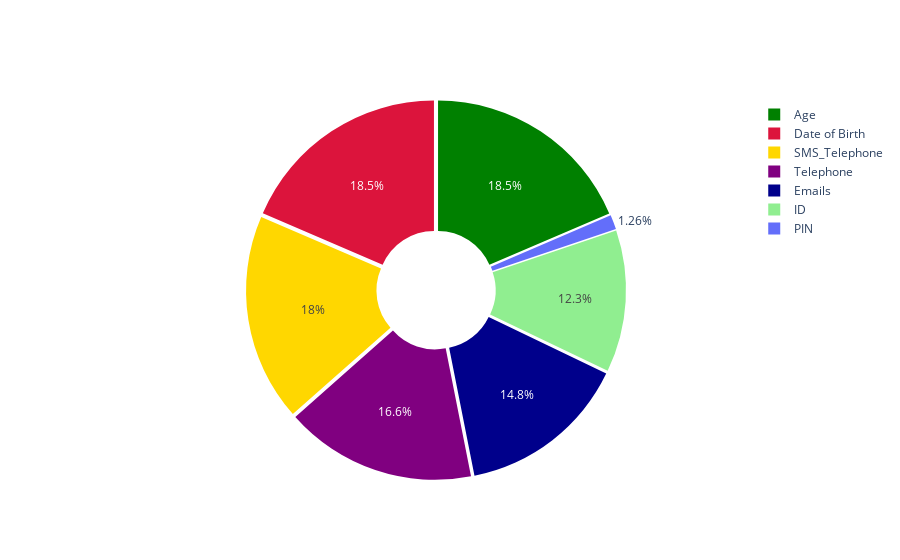

This figure's notebook cell:
### Markdown cell above
### invalids chart

### Code cell
labels = ['Emails', 'SMS_Telephone', 'Telephone', 'ID', 'PIN', 'Date of Birth', 'Age']
values = [(x * 100)/ num_of_clients for x in  invalids]
colors = ['darkblue', 'gold', 'purple', 'lightgreen', 'royalgreen', 'crimson', 'green']
#donut
fig = go.Figure(data=[go.Pie(
                             labels=labels, 
                             values=values, 
                             hole= 0.3, 
                             pull= 0.02, 
                             name='% Share of invalid data', 
                             marker_colors = colors)])
fig.show()

### Figure 1 — Plotly figure (JSON) as saved in the notebook; plotly's stock layout.template omitted (floating-point values rounded to 4 significant figures)
{"data": [{"hole": 0.3, "labels": ["Emails", "SMS_Telephone", "Telephone", "ID", "PIN", "Date of Birth", "Age"], "marker": {"colors": ["darkblue", "gold", "purple", "lightgreen", "royalgreen", "crimson", "green"]}, "name": "% Share of invalid data", "pull": 0.02, "type": "pie", "values": [65.66, 80.03, 73.73, 54.74, 5.606, 82.42, 82.48]}], "layout": {}}
